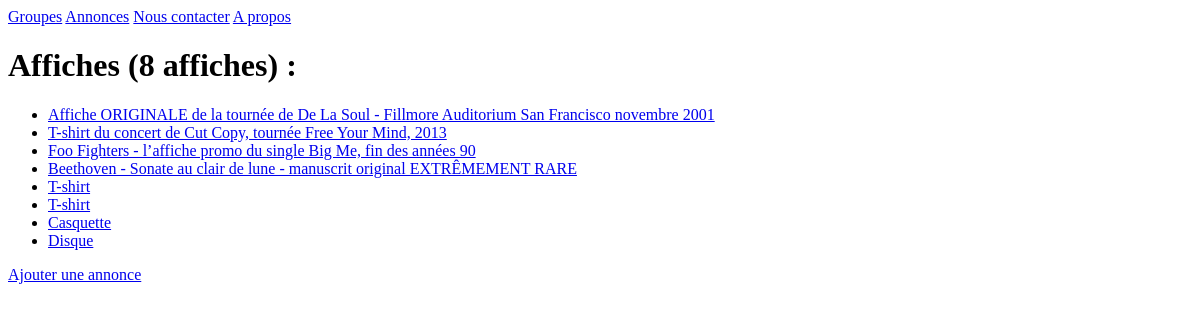
The page /listings/ on the database as committed earlier.
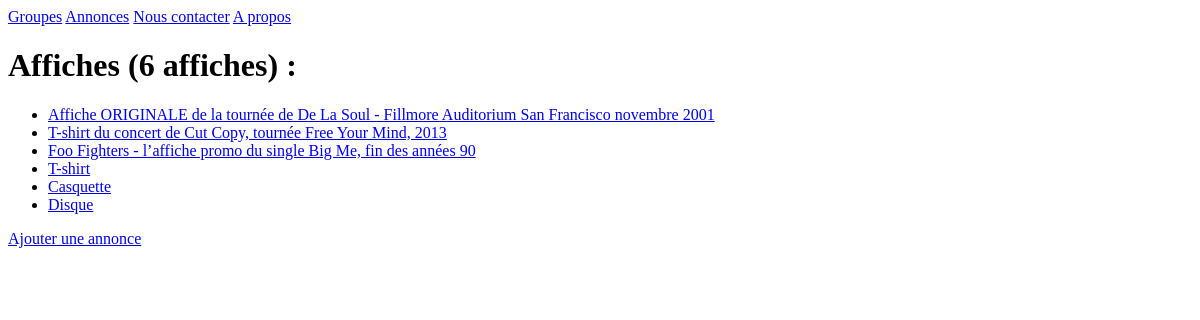
The same page on the database as committed later.
### listings/models.py (models this page shows)
class Listing(models.Model):
    class Type(models.TextChoices):
        Records = 'RE'
        Clothing = 'CL'
        Posters = 'PO'
        Miscellaneous = 'MI'
    title = models.fields.CharField(max_length=100) # Titre de l'annonce -> longueur max de 100
    description = models.fields.CharField(max_length=500) # Description de l'article vendu -> longueur max de 500
    sold = models.fields.BooleanField(default=False) # Indique si l'objet a était vendu ou non -> false par défaut
    year = models.fields.IntegerField(
        validators=[MinValueValidator(1900), MaxValueValidator(2023)],
        null=True
    ) # Année de l'article -> valeur min et max & peut être null
    type = models.fields.CharField(choices=Type.choices, max_length=2) # Type de l'article -> type défini dans le choix
    band = models.ForeignKey(Band, null=True, on_delete=models.SET_NULL) # Mise en place clé étrangère avec modèle Band, null pour dire qu'une annonce peut être lié à aucun groupe, on_delete change l'état de la clé lorsque le groupe lié est supprimé

### listings/views.py (the view)
# urls.py: path('listings/', views.listings, name='listing-list'), # URL vers le listing
def listings(request):
    listings = Listing.objects.all() # Récupère les affiches
    return render(request,
    'listings/listing_list.html',
    {'listings': listings})

### listings/templates/listings/listing_list.html
{% extends 'listings/base.html' %}
{% block content %}
        <h1>Affiches ({{ listings|length }} affiches) :</h1>
        <ul>
            {% for listing in listings %}
            <li><a href="{% url 'listing-detail' listing.id %}">{{ listing.title }}</a></li>
            {% endfor %}
        </ul>
        <a href="{% url 'listing-create' %}">Ajouter une annonce</a>
{% endblock %}

### listings/templates/listings/base.html (shortened to what this page needs)
{% load static %}
<html>
    <head>
        <link rel="stylesheet" type="text/css" href="{% static 'listings/styles.css' %}" />
    </head>
    <body>
        <nav>
            <a href="{% url 'band-list' %}">Groupes</a>
            <a href="{% url 'listing-list' %}">Annonces</a>
            <a href="{% url 'contact' %}">Nous contacter</a>
            <a href="{% url 'about' %}">A propos</a>
        </nav>
        {% block content %}{% endblock %}
    </body>
</html>

Rows that differ between the two databases and show on the page:
removed Listing: title "Beethoven - Sonate au clair de lune - manuscrit original EXTRÊMEMENT RARE"
removed Listing: title "T-shirt"
Other text that changed with them:
{{ listings|length }}: "8" → "6"
